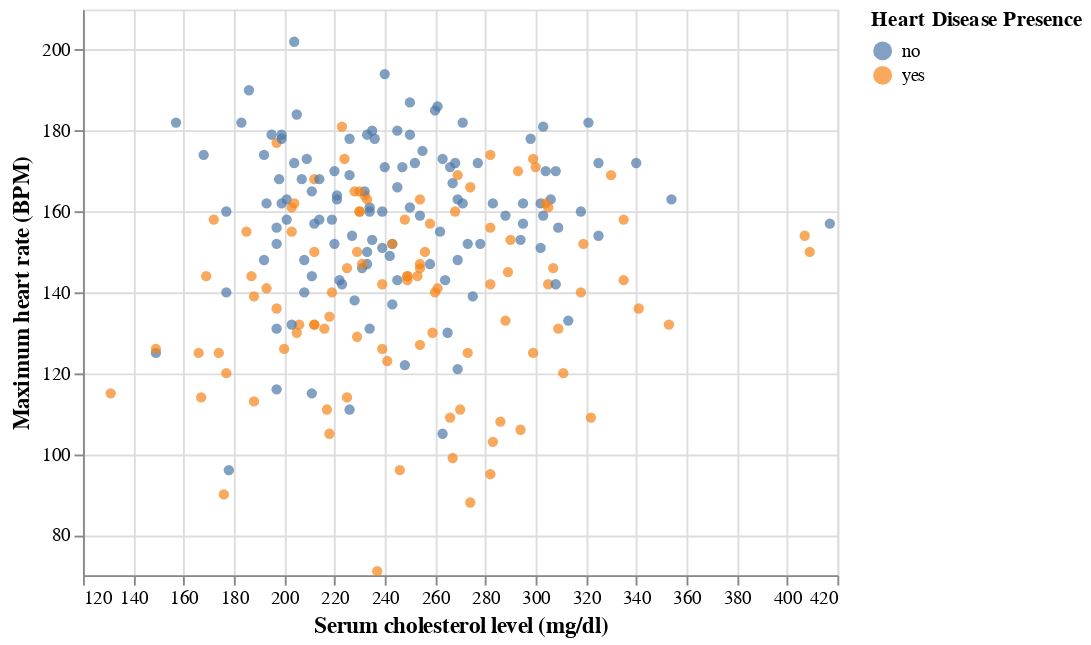

Here is the notebook cell this chart was saved with:
### Code cell
chol_vs_max_htrt = (
    alt.Chart(hd_general_train)
    .mark_circle()
    .encode(
        x=alt.X("chol", title="Serum cholesterol level (mg/dl)", scale=alt.Scale(zero=False)),
        y=alt.Y("max_heart_rate", title="Maximum heart rate (BPM)", scale=alt.Scale(zero=False)),
        color=alt.Color("heart_disease_presence", title="Heart Disease Presence")
    )
).configure_axis(titleFontSize=12)
chol_vs_max_htrt

### Figure 1 — Vega-Lite specification as saved in the notebook (floating-point values rounded to 4 significant figures; data arrays with more than 128 entries replaced by an {"elided": "..."} marker saying what was removed)
{"config": {"view": {"continuousWidth": 400, "continuousHeight": 300}, "axis": {"titleFontSize": 12}}, "data": {"name": "data-30be64c4df4ba8f27c03470da3896931"}, "mark": "circle", "encoding": {"color": {"field": "heart_disease_presence", "title": "Heart Disease Presence", "type": "nominal"}, "x": {"field": "chol", "scale": {"zero": false}, "title": "Serum cholesterol level (mg/dl)", "type": "quantitative"}, "y": {"field": "max_heart_rate", "scale": {"zero": false}, "title": "Maximum heart rate (BPM)", "type": "quantitative"}}, "$schema": "https://vega.github.io/schema/vega-lite/v4.17.0.json", "datasets": {"data-30be64c4df4ba8f27c03470da3896931": {"elided": "222 records"}}}
